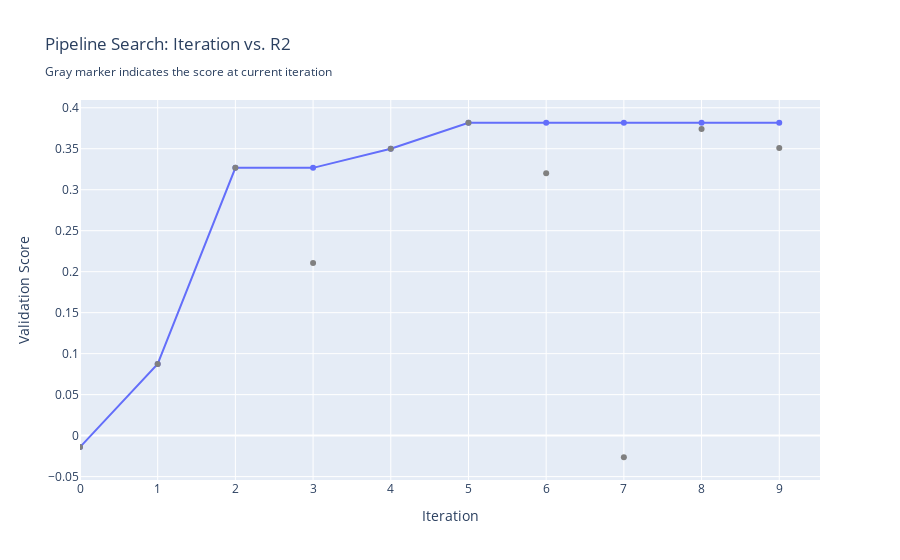

The cell this chart's notebook holds for it:
### Code cell
from evalml import AutoMLSearch

automl = AutoMLSearch(**search_params)
automl.search(interactive_plot=False)

### Figure 1 — Plotly figure (JSON) as saved in the notebook; plotly's stock layout.template omitted (floating-point values rounded to 4 significant figures)
{"data": [{"mode": "lines+markers", "name": "Best Score", "type": "scatter", "uid": "a7b0f547-3c81-45b5-ab32-bfa19b1f5865", "x": [0, 1, 2, 3, 4, 5, 6, 7, 8, 9], "y": [-0.014, 0.0875, 0.3266, 0.3266, 0.3501, 0.3817, 0.3817, 0.3817, 0.3817, 0.3817]}, {"marker": {"color": "gray"}, "mode": "markers", "name": "Iter score", "type": "scatter", "uid": "f52f0f52-e34b-4c89-8eac-ca4bdedc2b6e", "x": [0, 1, 2, 3, 4, 5, 6, 7, 8, 9], "y": [-0.014, 0.0875, 0.3266, 0.2107, 0.3501, 0.3817, 0.32, -0.02639, 0.3741, 0.3509]}], "layout": {"showlegend": false, "title": {"text": "Pipeline Search: Iteration vs. R2<br><sub>Gray marker indicates the score at current iteration</sub>"}, "xaxis": {"rangemode": "tozero", "title": {"text": "Iteration"}}, "yaxis": {"title": {"text": "Validation Score"}}}}
